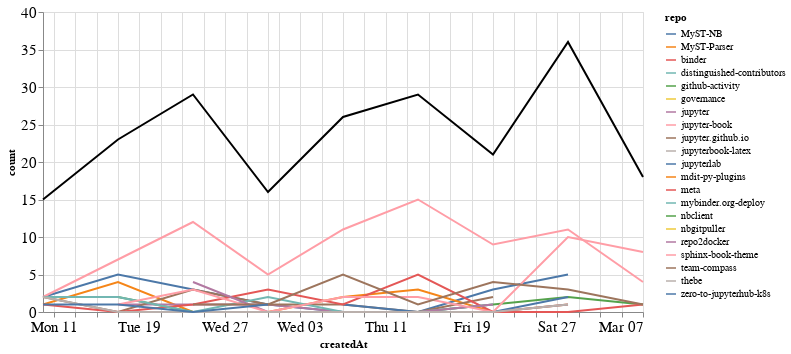

Notebook code cell kept with this figure:
### Markdown cell above
### Comments

### Code cell
comments_time = comments.groupby('repo').resample('W', on='createdAt').count()['author'].reset_index()
comments_time = comments_time.rename(columns={'author': 'count'})
comments_time_total = comments_time.groupby('createdAt').agg({"count": "sum"}).reset_index()
ch1 = alt.Chart(comments_time, width=600).mark_line().encode(
    x='createdAt',
    y='count',
    color='repo',
    tooltip="repo"
)

ch2 = alt.Chart(comments_time_total, width=600).mark_line(color="black").encode(
    x='createdAt',
    y='count',
)

ch1 + ch2

### Figure 1 — Vega-Lite specification as saved in the notebook (floating-point values rounded to 4 significant figures)
{"config": {"axisLeft": {"labelFontSize": 15}, "axisBottom": {"labelFontSize": 15}}, "layer": [{"data": {"name": "data-29c34a86a58ace2835941a294e96db7a"}, "mark": "line", "encoding": {"color": {"type": "nominal", "field": "repo"}, "tooltip": {"type": "nominal", "field": "repo"}, "x": {"type": "temporal", "field": "createdAt"}, "y": {"type": "quantitative", "field": "count"}}, "width": 600}, {"data": {"name": "data-65f478734fe93d838cb5078c09e1dace"}, "mark": {"type": "line", "color": "black"}, "encoding": {"x": {"type": "temporal", "field": "createdAt"}, "y": {"type": "quantitative", "field": "count"}}, "width": 600}], "$schema": "https://vega.github.io/schema/vega-lite/v4.8.1.json", "datasets": {"data-29c34a86a58ace2835941a294e96db7a": [{"repo": "MyST-NB", "createdAt": "2021-01-10T00:00:00", "count": 2}, {"repo": "MyST-NB", "createdAt": "2021-01-17T00:00:00", "count": 5}, {"repo": "MyST-NB", "createdAt": "2021-01-24T00:00:00", "count": 3}, {"repo": "MyST-NB", "createdAt": "2021-01-31T00:00:00", "count": 1}, {"repo": "MyST-NB", "createdAt": "2021-02-07T00:00:00", "count": 0}, {"repo": "MyST-NB", "createdAt": "2021-02-14T00:00:00", "count": 0}, {"repo": "MyST-NB", "createdAt": "2021-02-21T00:00:00", "count": 3}, {"repo": "MyST-NB", "createdAt": "2021-02-28T00:00:00", "count": 5}, {"repo": "MyST-Parser", "createdAt": "2021-01-10T00:00:00", "count": 1}, {"repo": "MyST-Parser", "createdAt": "2021-01-17T00:00:00", "count": 4}, {"repo": "MyST-Parser", "createdAt": "2021-01-24T00:00:00", "count": 0}, {"repo": "MyST-Parser", "createdAt": "2021-01-31T00:00:00", "count": 0}, {"repo": "MyST-Parser", "createdAt": "2021-02-07T00:00:00", "count": 2}, {"repo": "MyST-Parser", "createdAt": "2021-02-14T00:00:00", "count": 3}, {"repo": "MyST-Parser", "createdAt": "2021-02-21T00:00:00", "count": 0}, {"repo": "MyST-Parser", "createdAt": "2021-02-28T00:00:00", "count": 1}, {"repo": "binder", "createdAt": "2021-01-31T00:00:00", "count": 1}, {"repo": "distinguished-contributors", "createdAt": "2021-03-07T00:00:00", "count": 3}, {"repo": "github-activity", "createdAt": "2021-01-17T00:00:00", "count": 2}, {"repo": "github-activity", "createdAt": "2021-01-24T00:00:00", "count": 0}, {"repo": "github-activity", "createdAt": "2021-01-31T00:00:00", "count": 0}, {"repo": "github-activity", "createdAt": "2021-02-07T00:00:00", "count": 0}, {"repo": "github-activity", "createdAt": "2021-02-14T00:00:00", "count": 0}, {"repo": "github-activity", "createdAt": "2021-02-21T00:00:00", "count": 1}, {"repo": "github-activity", "createdAt": "2021-02-28T00:00:00", "count": 2}, {"repo": "github-activity", "createdAt": "2021-03-07T00:00:00", "count": 1}, {"repo": "governance", "createdAt": "2021-01-24T00:00:00", "count": 1}, {"repo": "jupyter", "createdAt": "2021-01-17T00:00:00", "count": 1}, {"repo": "jupyter", "createdAt": "2021-01-24T00:00:00", "count": 1}, {"repo": "jupyter", "createdAt": "2021-01-31T00:00:00", "count": 1}, {"repo": "jupyter", "createdAt": "2021-02-07T00:00:00", "count": 0}, {"repo": "jupyter", "createdAt": "2021-02-14T00:00:00", "count": 0}, {"repo": "jupyter", "createdAt": "2021-02-21T00:00:00", "count": 0}, {"repo": "jupyter", "createdAt": "2021-02-28T00:00:00", "count": 1}, {"repo": "jupyter-book", "createdAt": "2021-01-10T00:00:00", "count": 2}, {"repo": "jupyter-book", "createdAt": "2021-01-17T00:00:00", "count": 7}, {"repo": "jupyter-book", "createdAt": "2021-01-24T00:00:00", "count": 12}, {"repo": "jupyter-book", "createdAt": "2021-01-31T00:00:00", "count": 5}, {"repo": "jupyter-book", "createdAt": "2021-02-07T00:00:00", "count": 11}, {"repo": "jupyter-book", "createdAt": "2021-02-14T00:00:00", "count": 15}, {"repo": "jupyter-book", "createdAt": "2021-02-21T00:00:00", "count": 9}, {"repo": "jupyter-book", "createdAt": "2021-02-28T00:00:00", "count": 11}, {"repo": "jupyter-book", "createdAt": "2021-03-07T00:00:00", "count": 4}, {"repo": "jupyter.github.io", "createdAt": "2021-01-10T00:00:00", "count": 2}, {"repo": "jupyter.github.io", "createdAt": "2021-01-17T00:00:00", "count": 0}, {"repo": "jupyter.github.io", "createdAt": "2021-01-24T00:00:00", "count": 3}, {"repo": "jupyter.github.io", "createdAt": "2021-01-31T00:00:00", "count": 1}, {"repo": "jupyter.github.io", "createdAt": "2021-02-07T00:00:00", "count": 1}, {"repo": "jupyter.github.io", "createdAt": "2021-02-14T00:00:00", "count": 0}, {"repo": "jupyter.github.io", "createdAt": "2021-02-21T00:00:00", "count": 2}, {"repo": "jupyterbook-latex", "createdAt": "2021-02-07T00:00:00", "count": 2}, {"repo": "jupyterlab", "createdAt": "2021-02-07T00:00:00", "count": 1}, {"repo": "jupyterlab", "createdAt": "2021-02-14T00:00:00", "count": 0}, {"repo": "jupyterlab", "createdAt": "2021-02-21T00:00:00", "count": 0}, {"repo": "jupyterlab", "createdAt": "2021-02-28T00:00:00", "count": 2}, {"repo": "mdit-py-plugins", "createdAt": "2021-02-07T00:00:00", "count": 1}, {"repo": "meta", "createdAt": "2021-01-10T00:00:00", "count": 1}, {"repo": "meta", "createdAt": "2021-01-17T00:00:00", "count": 0}, {"repo": "meta", "createdAt": "2021-01-24T00:00:00", "count": 1}, {"repo": "meta", "createdAt": "2021-01-31T00:00:00", "count": 3}, {"repo": "meta", "createdAt": "2021-02-07T00:00:00", "count": 1}, {"repo": "meta", "createdAt": "2021-02-14T00:00:00", "count": 5}, {"repo": "meta", "createdAt": "2021-02-21T00:00:00", "count": 0}, {"repo": "meta", "createdAt": "2021-02-28T00:00:00", "count": 0}, {"repo": "meta", "createdAt": "2021-03-07T00:00:00", "count": 1}, {"repo": "mybinder.org-deploy", "createdAt": "2021-01-10T00:00:00", "count": 2}, {"repo": "mybinder.org-deploy", "createdAt": "2021-01-17T00:00:00", "count": 2}, {"repo": "mybinder.org-deploy", "createdAt": "2021-01-24T00:00:00", "count": 0}, {"repo": "mybinder.org-deploy", "createdAt": "2021-01-31T00:00:00", "count": 2}, {"repo": "mybinder.org-deploy", "createdAt": "2021-02-07T00:00:00", "count": 0}, {"repo": "mybinder.org-deploy", "createdAt": "2021-02-14T00:00:00", "count": 0}, {"repo": "mybinder.org-deploy", "createdAt": "2021-02-21T00:00:00", "count": 1}, {"repo": "nbclient", "createdAt": "2021-02-14T00:00:00", "count": 3}, {"repo": "nbgitpuller", "createdAt": "2021-01-10T00:00:00", "count": 2}, {"repo": "repo2docker", "createdAt": "2021-01-24T00:00:00", "count": 4}, {"repo": "repo2docker", "createdAt": "2021-01-31T00:00:00", "count": 0}, {"repo": "repo2docker", "createdAt": "2021-02-07T00:00:00", "count": 0}, {"repo": "repo2docker", "createdAt": "2021-02-14T00:00:00", "count": 0}, {"repo": "repo2docker", "createdAt": "2021-02-21T00:00:00", "count": 1}, {"repo": "sphinx-book-theme", "createdAt": "2021-01-17T00:00:00", "count": 1}, {"repo": "sphinx-book-theme", "createdAt": "2021-01-24T00:00:00", "count": 3}, {"repo": "sphinx-book-theme", "createdAt": "2021-01-31T00:00:00", "count": 0}, {"repo": "sphinx-book-theme", "createdAt": "2021-02-07T00:00:00", "count": 2}, {"repo": "sphinx-book-theme", "createdAt": "2021-02-14T00:00:00", "count": 2}, {"repo": "sphinx-book-theme", "createdAt": "2021-02-21T00:00:00", "count": 0}, {"repo": "sphinx-book-theme", "createdAt": "2021-02-28T00:00:00", "count": 10}, {"repo": "sphinx-book-theme", "createdAt": "2021-03-07T00:00:00", "count": 8}, {"repo": "team-compass", "createdAt": "2021-01-24T00:00:00", "count": 1}, {"repo": "team-compass", "createdAt": "2021-01-31T00:00:00", "count": 1}, {"repo": "team-compass", "createdAt": "2021-02-07T00:00:00", "count": 5}, {"repo": "team-compass", "createdAt": "2021-02-14T00:00:00", "count": 1}, {"repo": "team-compass", "createdAt": "2021-02-21T00:00:00", "count": 4}, {"repo": "team-compass", "createdAt": "2021-02-28T00:00:00", "count": 3}, {"repo": "team-compass", "createdAt": "2021-03-07T00:00:00", "count": 1}, {"repo": "thebe", "createdAt": "2021-01-10T00:00:00", "count": 2}, {"repo": "thebe", "createdAt": "2021-01-17T00:00:00", "count": 0}, {"repo": "thebe", "createdAt": "2021-01-24T00:00:00", "count": 0}, {"repo": "thebe", "createdAt": "2021-01-31T00:00:00", "count": 0}, {"repo": "thebe", "createdAt": "2021-02-07T00:00:00", "count": 0}, {"repo": "thebe", "createdAt": "2021-02-14T00:00:00", "count": 0}, {"repo": "thebe", "createdAt": "2021-02-21T00:00:00", "count": 0}, {"repo": "thebe", "createdAt": "2021-02-28T00:00:00", "count": 1}, {"repo": "zero-to-jupyterhub-k8s", "createdAt": "2021-01-10T00:00:00", "count": 1}, {"repo": "zero-to-jupyterhub-k8s", "createdAt": "2021-01-17T00:00:00", "count": 1}, {"repo": "zero-to-jupyterhub-k8s", "createdAt": "2021-01-24T00:00:00", "count": 0}, {"repo": "zero-to-jupyterhub-k8s", "createdAt": "2021-01-31T00:00:00", "count": 1}], "data-65f478734fe93d838cb5078c09e1dace": [{"createdAt": "2021-01-10T00:00:00", "count": 15}, {"createdAt": "2021-01-17T00:00:00", "count": 23}, {"createdAt": "2021-01-24T00:00:00", "count": 29}, {"createdAt": "2021-01-31T00:00:00", "count": 16}, {"createdAt": "2021-02-07T00:00:00", "count": 26}, {"createdAt": "2021-02-14T00:00:00", "count": 29}, {"createdAt": "2021-02-21T00:00:00", "count": 21}, {"createdAt": "2021-02-28T00:00:00", "count": 36}, {"createdAt": "2021-03-07T00:00:00", "count": 18}]}}
